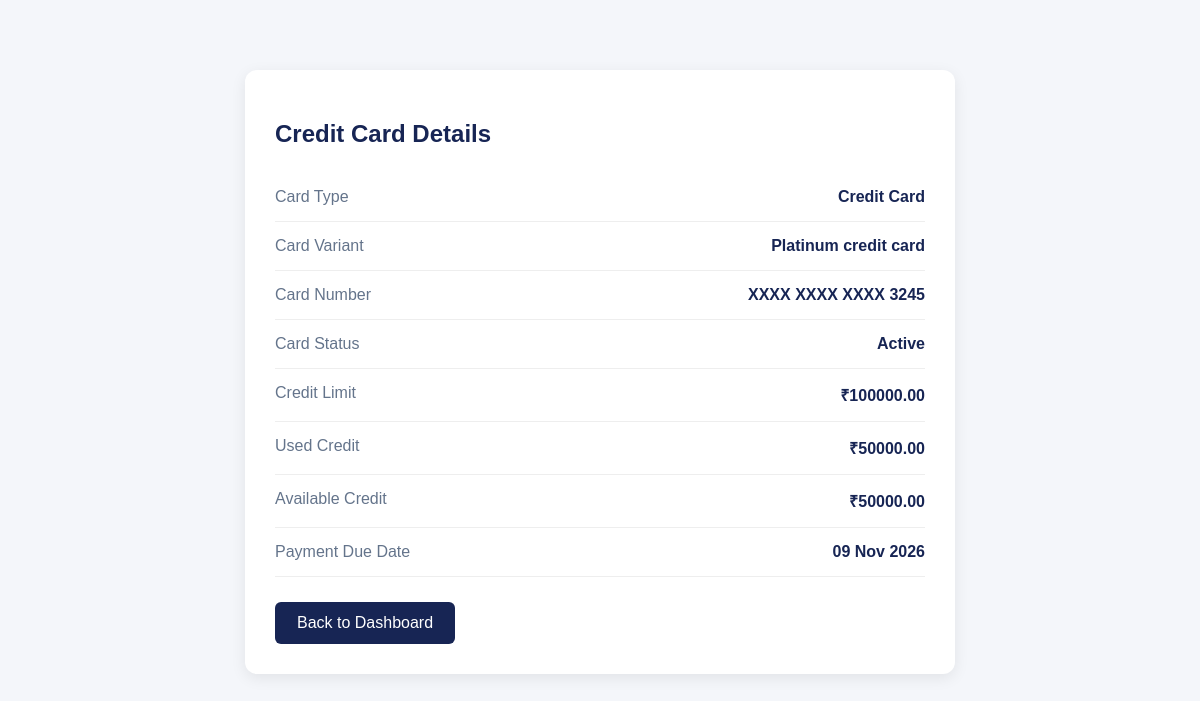
Screenshot of /card/1/ (signed in) with the database file from the repository.
### accounts/models.py (models this page shows, shortened)
class BankCard(models.Model):
    CARD_TYPES = [
        ('credit', 'Credit Card'),
        ('debit', 'Debit Card'),
    ]
    STATUS_CHOICES = [
        ('active', 'Active'),
        ('blocked', 'Blocked'),
        ('expired', 'Expired'),
    ]
    customer = models.ForeignKey(
        settings.AUTH_USER_MODEL,
        on_delete=models.CASCADE,
        related_name='bank_cards'
    )
    card_type = models.CharField(max_length=10, choices=CARD_TYPES)
    card_variant = models.CharField(max_length=50)
    last_four_digits = models.CharField(max_length=4)
    credit_limit = models.DecimalField(
        max_digits=15, decimal_places=2, default=0
    )
    used_credit = models.DecimalField(
        max_digits=15, decimal_places=2, default=0
    )
    daily_limit = models.DecimalField(
        max_digits=15, decimal_places=2, default=0
    )
    used_today = models.DecimalField(
        max_digits=15, decimal_places=2, default=0
    )
    payment_due_date = models.DateField(null=True, blank=True)
    status = models.CharField(
        max_length=20,
        choices=STATUS_CHOICES,
        default='active'
    )
    @property
    def available_credit(self):
        return max(self.credit_limit - self.used_credit, 0)

### accounts/views.py (the view)
# urls.py: path('card/<int:card_id>/',views.card_details,name='card_details'),
def card_details(request, card_id):
    if request.user.is_staff:
        card = get_object_or_404(BankCard, id=card_id)
    else:
        card = get_object_or_404(
            BankCard,
            id=card_id,
            customer=request.user
        )
    return render(
        request,
        'card_details.html',
        {'card': card}
    )

### accounts/templates/card_details.html (shortened to what this page needs)
<!DOCTYPE html>
<html lang="en">
<head>
</head>
<body>
<div class="details-container">
    <h2>{{ card.get_card_type_display }} Details</h2>
    <div class="detail">
        <span>Card Type</span>
        <strong>{{ card.get_card_type_display }}</strong>
    </div>
    <div class="detail">
        <span>Card Variant</span>
        <strong>{{ card.card_variant }}</strong>
    </div>
    <div class="detail">
        <span>Card Number</span>
        <strong>XXXX XXXX XXXX {{ card.last_four_digits }}</strong>
    </div>
    <div class="detail">
        <span>Card Status</span>
        <strong>{{ card.get_status_display }}</strong>
    </div>
    {% if card.card_type == 'credit' %}
        <div class="detail">
            <span>Credit Limit</span>
            <strong>₹{{ card.credit_limit|floatformat:2 }}</strong>
        </div>
        <div class="detail">
            <span>Used Credit</span>
            <strong>₹{{ card.used_credit|floatformat:2 }}</strong>
        </div>
        <div class="detail">
            <span>Available Credit</span>
            <strong>₹{{ card.available_credit|floatformat:2 }}</strong>
        </div>
        <div class="detail">
            <span>Payment Due Date</span>
            <strong>
                {% if card.payment_due_date %}
                    {{ card.payment_due_date|date:"d M Y" }}
                {% else %}
                    Not available
                {% endif %}
            </strong>
        </div>
    {% endif %}
    <a href="{% url 'dashboard' %}" class="back-button">
        Back to Dashboard
    </a>
</div>
</body>
</html>

### accounts/templates/card_details.html (style rules this page uses)
body { font-family: Arial, sans-serif; background: #f4f6fa; margin: 0; padding: 30px; }
.details-container { max-width: 650px; margin: 40px auto; background: white; padding: 30px; border-radius: 12px; box-shadow: 0 4px 15px rgba(0,0,0,0.08); }
h2 { color: #172554; margin-bottom: 25px; }
.detail { display: flex; justify-content: space-between; gap: 15px; padding: 15px 0; border-bottom: 1px solid #eee; }
.detail span { color: #64748b; }
.detail strong { color: #172554; text-align: right; }
.back-button { display: inline-block; margin-top: 25px; padding: 12px 22px; background: #172554; color: white; text-decoration: none; border-radius: 6px; }

### rows the page displays
BankCard: card_type "Credit Card", card_variant "Platinum credit card", last_four_digits "3245", status "Active", credit_limit "100000.00", used_credit "50000.00", available_credit "50000.00", payment_due_date "09 Nov 2026"
